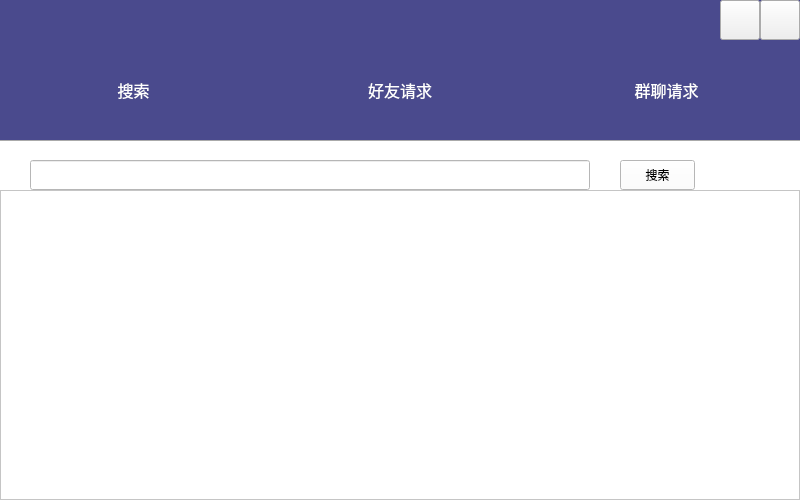
<?xml version="1.0" encoding="UTF-8"?>
<ui version="4.0">
 <class>FindFriendGroupClass</class>
 <widget class="QWidget" name="FindFriendGroupClass">
  <property name="geometry">
   <rect>
    <x>0</x>
    <y>0</y>
    <width>800</width>
    <height>500</height>
   </rect>
  </property>
  <property name="windowTitle">
   <string>FindFriendGroup</string>
  </property>
  <widget class="QPushButton" name="searchButton">
   <property name="geometry">
    <rect>
     <x>0</x>
     <y>40</y>
     <width>267</width>
     <height>100</height>
    </rect>
   </property>
   <property name="styleSheet">
    <string notr="true">QPushButton {
    border: none;
    background-color: #4A4A8D; /* 设为和上边栏相同颜色 */
    color: white;
    font-size: 16px;
}
</string>
   </property>
   <property name="text">
    <string>搜索</string>
   </property>
  </widget>
  <widget class="QPushButton" name="friendRequest">
   <property name="geometry">
    <rect>
     <x>267</x>
     <y>40</y>
     <width>266</width>
     <height>100</height>
    </rect>
   </property>
   <property name="styleSheet">
    <string notr="true">QPushButton {
    border: none;
    background-color: #4A4A8D; /* 设为和上边栏相同颜色 */
    color: white;
    font-size: 16px;
}
</string>
   </property>
   <property name="text">
    <string>好友请求</string>
   </property>
  </widget>
  <widget class="QPushButton" name="groupRequestsButton">
   <property name="geometry">
    <rect>
     <x>533</x>
     <y>40</y>
     <width>267</width>
     <height>100</height>
    </rect>
   </property>
   <property name="styleSheet">
    <string notr="true">QPushButton {
    border: none;
    background-color: #4A4A8D; /* 设为和上边栏相同颜色 */
    color: white;
    font-size: 16px;
}
</string>
   </property>
   <property name="text">
    <string>群聊请求</string>
   </property>
  </widget>
  <widget class="QStackedWidget" name="stackedWidget">
   <property name="geometry">
    <rect>
     <x>0</x>
     <y>140</y>
     <width>800</width>
     <height>360</height>
    </rect>
   </property>
   <property name="styleSheet">
    <string notr="true">background-color: rgb(255, 255, 255);</string>
   </property>
   <property name="currentIndex">
    <number>0</number>
   </property>
   <widget class="QWidget" name="pageSearchResults">
    <widget class="QLineEdit" name="searchLineEdit">
     <property name="geometry">
      <rect>
       <x>30</x>
       <y>20</y>
       <width>560</width>
       <height>30</height>
      </rect>
     </property>
    </widget>
    <widget class="QPushButton" name="requestSendButton">
     <property name="geometry">
      <rect>
       <x>620</x>
       <y>20</y>
       <width>75</width>
       <height>30</height>
      </rect>
     </property>
     <property name="text">
      <string>搜索</string>
     </property>
    </widget>
    <widget class="QListWidget" name="searchResultList">
     <property name="geometry">
      <rect>
       <x>0</x>
       <y>50</y>
       <width>800</width>
       <height>310</height>
      </rect>
     </property>
    </widget>
    <widget class="Line" name="line">
     <property name="geometry">
      <rect>
       <x>0</x>
       <y>0</y>
       <width>800</width>
       <height>3</height>
      </rect>
     </property>
     <property name="orientation">
      <enum>Qt::Orientation::Horizontal</enum>
     </property>
    </widget>
   </widget>
   <widget class="QWidget" name="pageGroupRequests">
    <widget class="QListWidget" name="groupRequestList">
     <property name="geometry">
      <rect>
       <x>0</x>
       <y>0</y>
       <width>800</width>
       <height>360</height>
      </rect>
     </property>
    </widget>
   </widget>
   <widget class="QWidget" name="pageFriendRequests">
    <widget class="QListWidget" name="friendRequestList">
     <property name="geometry">
      <rect>
       <x>0</x>
       <y>0</y>
       <width>800</width>
       <height>360</height>
      </rect>
     </property>
    </widget>
   </widget>
  </widget>
  <widget class="QLabel" name="label">
   <property name="geometry">
    <rect>
     <x>0</x>
     <y>0</y>
     <width>800</width>
     <height>40</height>
    </rect>
   </property>
   <property name="styleSheet">
    <string notr="true">  background-color: #4A4A8D; /* 背景色 */
    border-bottom: 1px solid #CCCCCC; /* 底部边框 */
border: none;</string>
   </property>
   <property name="text">
    <string/>
   </property>
   <property name="margin">
    <number>0</number>
   </property>
   <property name="indent">
    <number>-1</number>
   </property>
  </widget>
  <widget class="QPushButton" name="closeButton">
   <property name="geometry">
    <rect>
     <x>760</x>
     <y>0</y>
     <width>40</width>
     <height>40</height>
    </rect>
   </property>
   <property name="styleSheet">
    <string notr="true">QPushButton:hover {
      background-color: red;
   }
QPushButton {
border-image: url(:/QQ/image/关闭 (1).png);
}</string>
   </property>
   <property name="text">
    <string/>
   </property>
  </widget>
  <widget class="QPushButton" name="miniButton">
   <property name="geometry">
    <rect>
     <x>720</x>
     <y>0</y>
     <width>40</width>
     <height>40</height>
    </rect>
   </property>
   <property name="styleSheet">
    <string notr="true">    QPushButton:hover {
      background-color: rgba(255, 255, 255, 50);
    }
QPushButton{
border-image: url(:/QQ/image/最小化_2.png);
}</string>
   </property>
   <property name="text">
    <string/>
   </property>
  </widget>
 </widget>
 <layoutdefault spacing="6" margin="11"/>
 <resources>
  <include location="QQ.qrc"/>
 </resources>
 <connections/>
</ui>
